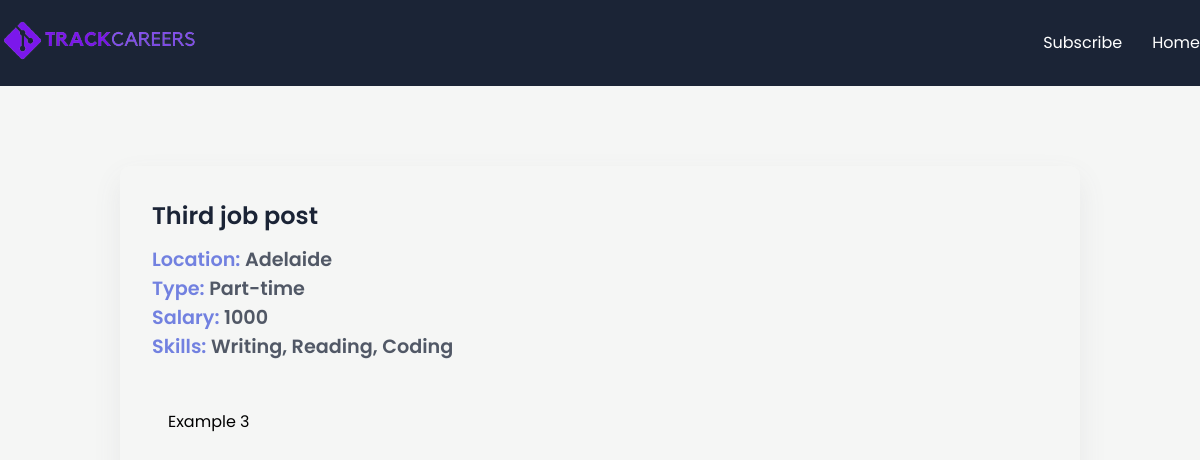
The page /job/3 on the database its author committed.
### app/models.py (models this page shows, shortened)
class JobPost(models.Model):
    JOB_TYPE_CHOICES = [
        ('Full-time', 'Full-time'),
        ('Part-time', 'Part-time')
    ]
    title = models.CharField(max_length=200)
    description = models.TextField()
    date = models.DateTimeField(auto_now_add=True)
    expiry = models.DateField(null=True)
    salary = models.PositiveIntegerField()
    slug = models.SlugField(null=True, max_length=40, unique=True)
    location = models.ForeignKey(Location, on_delete=models.CASCADE, null=True)
    author = models.ForeignKey(Author, on_delete=models.CASCADE, null=True)
    skills = models.ManyToManyField(Skills)
    type = models.CharField(max_length=200, null=False, choices=JOB_TYPE_CHOICES)

class Location(models.Model):
    street = models.CharField(max_length=200)
    city = models.CharField(max_length=200)
    state = models.CharField(max_length=200)
    country = models.CharField(max_length=200)
    zip = models.CharField(max_length=200)

class Skills(models.Model):
    name = models.CharField(max_length=200)
    def __str__(self):
        return self.name

### app/views.py (the view)
# urls.py: path('job/<int:id>', views.job_detail, name='jobs_detail')
def job_detail(request, id):
    try:
        if id == 0:
            return redirect(reverse('jobs_home'))
        job = JobPost.objects.get(id=id)
        context = {"job": job}
        return render(request, 'app/job_detail.html', context)
    except:
        return HttpResponseNotFound("Not found")

### app/templates/app/job_detail.html (shortened to what this page needs)
{% extends 'base.html' %}
{% block content %}
<section>
      <div class="container">
        <div class="view-post">
          <h1 class="jobtitle">
            {{ job.title }}
          </h1>
          <p class="location it">Location: <span>{{ job.location.city }}</span></p>
          <p class="status it">Type: <span>{{ job.type }}</span></p>
          <p class="budget it">Salary: <span>{{ job.salary }}</span></p>
          <p class="skill it">Skills: <span>{{ job.skills.all|join:", " }}</span></p>
          <div class="desc">
            <p class="details">
              {{ job.description }}
            </p>
          </div>
        </div>
      </div>
    </section>
{% endblock content %}

### app/static/app/style.css (style rules this page uses)
* { margin: 0; padding: 0; box-sizing: border-box; font-family: "Poppins", sans-serif; }
:root { --blue: #4d62d8; --lblue: #7281e0; --card: #fdfdfd; --shadow: #64646f17 0px 12px 29px 0px; --nav: #1b2436; }
body { background: #f5f6f5; }
.container { max-width: 1200px; margin: auto; }
.view-post { width: 80%; border-radius: 10px; box-shadow: var(--shadow); margin: 5em auto; padding: 2em; }
.desc { max-height: 300px; overflow-y: scroll; margin: 2em 0; padding: 1em; }
.jobtitle { font-size: 1.5rem; color: var(--nav); font-weight: 600; margin-bottom: 0.5em; }
.it { font-size: 1.2rem; font-weight: 600; color: var(--lblue); }
.it span { color: #1b2436c0; }

### rows shown on the page
JobPost: title "Third job post", location.city "Adelaide", type "Part-time", salary "1000", skills.all "Writing, Reading, Coding", description "Example 3"
